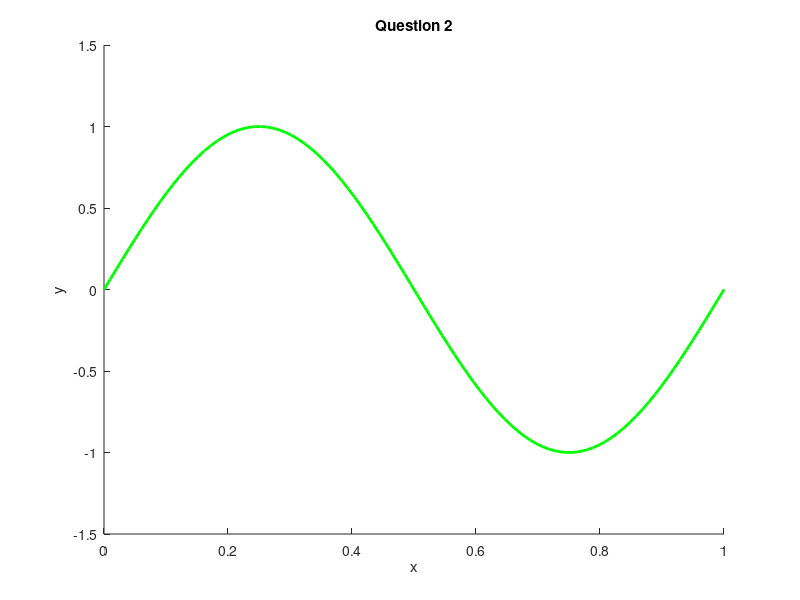

Reproduce this figure in MATLAB. (Note: this script raises an error after producing the figure.)
% load samples from Question1.m
load('gaussianNoise10.mat');

% set figure option
figure(2), ylim([-1.5, 1.5]), title('Question 2'), xlabel('x'), ylabel('y'), hold on;

% plot original signal y = sin(2 * pi * x)
plot(linspace(0, 1), sin(2 * pi * linspace(0, 1)), 'g', 'LineWidth', 2), hold on;

% plot loaded samples.
plot(gaussianNoise_samples_10.x, gaussianNoise_samples_10.y, 'o'), hold on;

% generate regression lines with given order and plot them
for order = [1, 3, 5, 9]
    plot(linspace(0, 1), polyval(polyfit(gaussianNoise_samples_10.x, gaussianNoise_samples_10.y, order), linspace(0, 1)), '--'), hold on;
end

% show legend
legend('original signal', 'gaussian noise samples: 10', '1', '3', '5', '9');